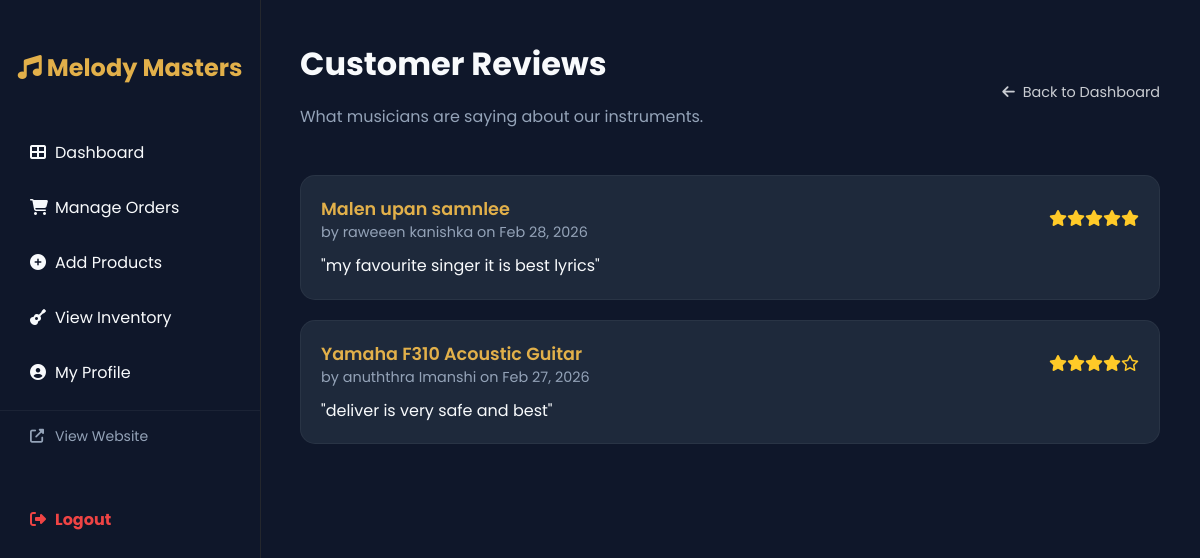
Page /view_reviews.php (signed in) on the committed database.
### tables this page shows
CREATE TABLE `reviews` (
  `review_id` int(11) NOT NULL,
  `user_id` int(11) DEFAULT NULL,
  `product_id` int(11) DEFAULT NULL,
  `rating` int(11) DEFAULT NULL CHECK (`rating` >= 1 and `rating` <= 5),
  `comment` text DEFAULT NULL,
  `review_date` timestamp NOT NULL DEFAULT current_timestamp()
);

CREATE TABLE `products` (
  `product_id` int(11) NOT NULL,
  `category_id` int(11) DEFAULT NULL,
  `product_name` varchar(100) NOT NULL,
  `brand` varchar(50) DEFAULT NULL,
  `price` decimal(10,2) NOT NULL,
  `stock_quantity` int(11) NOT NULL,
  `product_image` varchar(255) DEFAULT NULL,
  `specifications` text DEFAULT NULL,
  `product_type` enum('Physical','Digital') NOT NULL,
  `status` enum('Active','Archived') DEFAULT 'Active'
);

CREATE TABLE `users` (
  `user_id` int(11) NOT NULL,
  `full_name` varchar(100) NOT NULL,
  `email` varchar(100) NOT NULL,
  `password` varchar(255) NOT NULL,
  `role` enum('Admin','Staff','Customer') DEFAULT 'Customer',
  `address` text DEFAULT NULL,
  `contact_number` varchar(15) DEFAULT NULL
);

### view_reviews.php (the view, shortened to what this page needs)
<?php
include 'db_connect.php';
$review_query = "SELECT r.*, p.product_name, u.full_name
                 FROM reviews r
                 JOIN products p ON r.product_id = p.product_id
                 JOIN users u ON r.user_id = u.user_id
                 ORDER BY r.review_date DESC";
$review_res = $conn->query($review_query);
?>
<!DOCTYPE html>
<html lang="en">
<head>
    <link rel="stylesheet" href="https://cdnjs.cloudflare.com/ajax/libs/font-awesome/6.4.0/css/all.min.css">
</head>
<body>
<?php include 'staff_sidebar.php'; ?>
<div class="main-content">
    <div class="header-section">
        <div>
            <h1 style="margin:0;">Customer Reviews</h1>
            <p style="color: var(--text-muted);">What musicians are saying about our instruments.</p>
        </div>
        <a href="staff_dashboard.php" class="back-btn">
            <i class="fas fa-arrow-left"></i> Back to Dashboard
        </a>
    </div>
    <?php if ($review_res && $review_res->num_rows > 0): ?>
        <?php while($row = $review_res->fetch_assoc()): ?>
            <div class="review-card">
                <div style="display: flex; justify-content: space-between; align-items: flex-start;">
                    <div>
                        <span class="product-name"><?php echo htmlspecialchars($row['product_name']); ?></span>
                        <div class="customer-name">by <?php echo htmlspecialchars($row['full_name']); ?> on <?php echo date('M d, Y', strtotime($row['review_date'])); ?></div>
                    </div>
                    <div class="rating">
                        <?php
                        for($i=1; $i<=5; $i++) {
                            echo $i <= $row['rating'] ? '<i class="fas fa-star"></i>' : '<i class="far fa-star"></i>';
                        }
                        ?>
                    </div>
                </div>
                <div class="review-text">
                    "<?php echo htmlspecialchars($row['comment']); ?>"
                </div>
            </div>
        <?php endwhile; ?>
    <?php endif; ?>
</div>
</body>
</html>

### view_reviews.php (style rules this page uses)
:root { --gold: #e2b04a; --bg: #0f172a; --card: #1e293b; --text: #f8fafc; --text-muted: #94a3b8; }
body { background: var(--bg); color: var(--text); font-family: 'Poppins', sans-serif; margin: 0; display: flex; }
.main-content { margin-left: 260px; width: calc(100% - 260px); padding: 40px; }
.review-card { background: var(--card); padding: 20px; border-radius: 15px; margin-bottom: 20px; border: 1px solid rgba(255,255,255,0.05); }
.product-name { color: var(--gold); font-weight: 600; font-size: 1.1rem; }
.customer-name { color: var(--text-muted); font-size: 0.9rem; }
.rating { color: #ffca28; margin: 10px 0; }
.review-text { margin-top: 10px; line-height: 1.6; }
.header-section { display: flex; justify-content: space-between; align-items: center; margin-bottom: 30px; }
.back-btn { color: var(--text); text-decoration: none; display: flex; align-items: center; gap: 8px; font-size: 0.9rem; opacity: 0.8; }

### rows in the picture
reviews: product.product_name "Malen upan samnlee", user.full_name "raweeen kanishka", review_date "Feb 28, 2026", rating 5 (drawn), comment "my favourite singer it is best lyrics"
reviews: product.product_name "Yamaha F310 Acoustic Guitar", user.full_name "anuththra Imanshi", review_date "Feb 27, 2026", rating 4 (drawn), comment "deliver is very safe and best"
